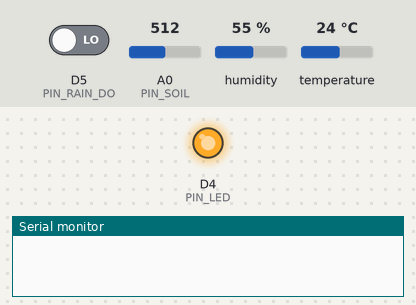
Recording of a sketch running on a simulated ESP8266 (NodeMCU). Parts: output pins drawn as LEDs (lit = HIGH), the last lines printed to the serial monitor. Wiring (inferred from the names in the program): DHT11 sensor: data D2. The inputs (shaded band) are chosen by the test bench; at power-on: D5 (PIN_RAIN_DO) LOW, A0 (PIN_SOIL) = 512, humidity 55 %, temperature 24 °C.

Above: at 0.1 s.
At 1.1 s:
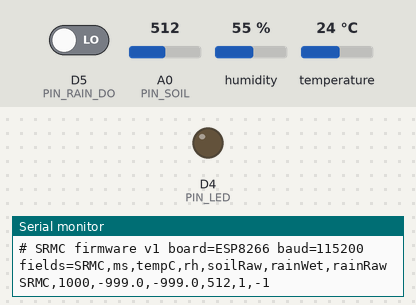
Timing chart, 0 to 2.6 s (numbered marks = the images above):
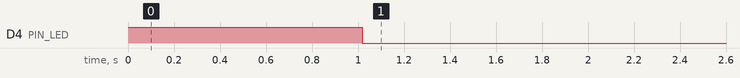

Measured:
- by itself, D4 (PIN_LED): HIGH → LOW at 1.0 s

The sketch:

SRMC_ESP8266_NodeMCU.ino
```cpp
/*
  SRMC Review-0 firmware  --  NodeMCU ESP8266 (CP2102)
  Reads: DHT11 (temperature, humidity), soil moisture (analog), rain sensor (digital output)
  Sends one text line per second over USB serial for the MATLAB dashboard:

      SRMC,<millis>,<tempC>,<rhPercent>,<soilRaw>,<rainWet>,<rainRaw>

  soilRaw : raw ADC 0..1023 (NodeMCU A0 accepts 0..3.3 V)   rainWet : 1 = wet, 0 = dry   rainRaw : -1 (ESP8266 has only one ADC)
  tempC / rhPercent are -999 when the DHT11 read failed (MATLAB keeps the last good value).

  Board:  Tools > Board > "NodeMCU 1.0 (ESP-12E Module)"      Serial Monitor / MATLAB baud: 115200
  Wiring: see PIN_MAP.md in the firmware folder.   No external library needed (DHT11 is decoded below).
  NOTE: written without access to the hardware - run the checklist in documents/ before trusting the numbers.
*/
#include <Arduino.h>

// ---------------- pins (NodeMCU labels) ----------------
#define PIN_DHT      D2        // GPIO4   DHT11 data
#define PIN_RAIN_DO  D5        // GPIO14  rain module DO (digital output)
#define PIN_SOIL     A0        //         soil module AO (analog)
#define PIN_LED      LED_BUILTIN   // GPIO2 on-board LED (active LOW) : lit while rain is detected

#define RAIN_ACTIVE_LOW 1      // most rain modules pull DO LOW when wet; set 0 if yours is the opposite
#define SAMPLE_MS       1000   // print period
#define DHT_PERIOD_MS   2000   // DHT11 needs >= 1 s between reads

static float lastT = -999, lastH = -999;
static unsigned long tDht = 0, tPrint = 0;

// Minimal DHT11 decoder (works without any library). Returns true when the checksum is valid.
bool readDHT11(uint8_t pin, float &t, float &h) {
  uint8_t d[5] = {0, 0, 0, 0, 0};
  pinMode(pin, OUTPUT); digitalWrite(pin, LOW); delay(20);        // start signal >= 18 ms
  digitalWrite(pin, HIGH); delayMicroseconds(30);
  pinMode(pin, INPUT_PULLUP);
  noInterrupts();
  bool ok = true;
  if (pulseIn(pin, HIGH, 300) == 0) ok = false;                    // sensor response (80 us high)
  for (int i = 0; ok && i < 40; i++) {
    unsigned long w = pulseIn(pin, HIGH, 300);                     // 26-28 us = bit 0, ~70 us = bit 1
    if (w == 0) { ok = false; break; }
    d[i / 8] <<= 1; if (w > 45) d[i / 8] |= 1;
  }
  interrupts();
  if (!ok) return false;
  if (((d[0] + d[1] + d[2] + d[3]) & 0xFF) != d[4]) return false;  // checksum
  h = d[0] + d[1] * 0.1f;
  t = (d[2] & 0x7F) + (d[3] & 0x0F) * 0.1f; if (d[2] & 0x80) t = -t;
  return true;
}

void setup() {
  Serial.begin(115200);
  pinMode(PIN_RAIN_DO, INPUT);
  pinMode(PIN_LED, OUTPUT); digitalWrite(PIN_LED, HIGH);
  delay(500);
  Serial.println();
  Serial.println("# SRMC firmware v1 board=ESP8266 baud=115200 fields=SRMC,ms,tempC,rh,soilRaw,rainWet,rainRaw");
}

void loop() {
  unsigned long now = millis();
  if (now - tDht >= DHT_PERIOD_MS) {
    tDht = now; float t, h;
    if (readDHT11(PIN_DHT, t, h)) { lastT = t; lastH = h; } else { lastT = -999; lastH = -999; }
  }
  if (now - tPrint >= SAMPLE_MS) {
    tPrint = now;
    long s = 0; for (int i = 0; i < 8; i++) { s += analogRead(PIN_SOIL); delay(2); }   // average 8 reads
    int soilRaw = (int)(s / 8);
    int level = digitalRead(PIN_RAIN_DO);
    int wet = RAIN_ACTIVE_LOW ? (level == LOW) : (level == HIGH);
    digitalWrite(PIN_LED, wet ? LOW : HIGH);
    char buf[96];
    snprintf(buf, sizeof(buf), "SRMC,%lu,%.1f,%.1f,%d,%d,%d", now, lastT, lastH, soilRaw, wet ? 1 : 0, -1);
    Serial.println(buf);
  }
}
```
